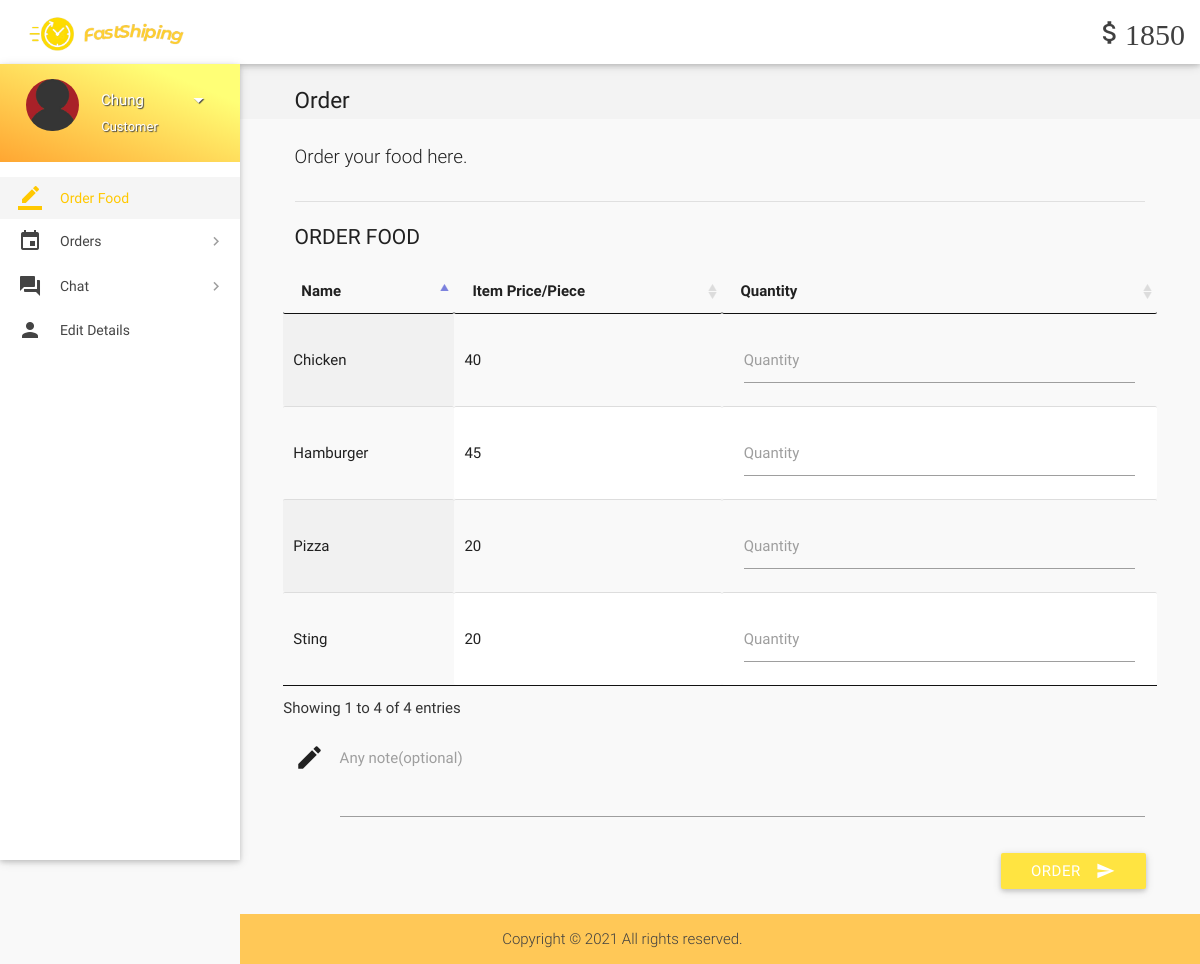
Page /food-ordering/index.php (signed in) on the committed database.
### tables this page shows
CREATE TABLE `wallet_details` (
  `id` int(11) NOT NULL,
  `wallet_id` int(11) NOT NULL,
  `number` varchar(16) NOT NULL,
  `cvv` int(3) NOT NULL,
  `balance` int(11) NOT NULL DEFAULT 2000
);

CREATE TABLE `items` (
  `id` int(11) NOT NULL,
  `name` varchar(20) NOT NULL,
  `price` int(11) NOT NULL,
  `deleted` tinyint(4) NOT NULL DEFAULT 0
);

### food-ordering/includes/wallet.php (called while the page is built)
<?php
$user_id=$_SESSION['user_id'];
$sql = mysqli_query($con, "SELECT * FROM wallet where customer_id = $user_id");
while($row1 = mysqli_fetch_array($sql)){
$wallet_id = $row1['id'];
}
$sql = mysqli_query($con, "SELECT * FROM wallet_details where wallet_id = $wallet_id");
while($row1 = mysqli_fetch_array($sql)){
$balance = $row1['balance'];
}
?>

### food-ordering/includes/connect.php (called while the page is built, shortened)
<?php
$name = $_SESSION['name'];
$role = $_SESSION['role'];
?>

### food-ordering/index.php (the view, shortened to what this page needs)
<?php
include 'includes/connect.php';
include 'includes/wallet.php';
	if($_SESSION['customer_sid']==session_id())
	{
		?>
<!DOCTYPE html>
<html lang="en">
<head>
  <link href="css/materialize.min.css" type="text/css" rel="stylesheet" media="screen,projection">
  <link href="css/style.min.css" type="text/css" rel="stylesheet" media="screen,projection">
  <link href="css/custom/custom.min.css" type="text/css" rel="stylesheet" media="screen,projection">
  <link href="js/plugins/perfect-scrollbar/perfect-scrollbar.css" type="text/css" rel="stylesheet" media="screen,projection">
  <link href="js/plugins/data-tables/css/jquery.dataTables.min.css" type="text/css" rel="stylesheet" media="screen,projection">
</head>
<body>
  <header id="header" class="page-topbar">
        <div class="navbar-fixed">
            <nav class="navbar-color">
                <div class="nav-wrapper">
                    <ul class="left">
                      <li><h1 class="logo-wrapper"><a href="index.php" class="brand-logo darken-1"><img src="images/logo.png" alt="logo"></a> <span class="logo-text">Logo</span></h1></li>
                    </ul>
                    <ul class="right hide-on-med-and-down">
                        <li><a href="#" class="waves-effect waves-block waves-light"><i class="mdi-editor-attach-money"><?php echo $balance;?></i></a>
                        </li>
                    </ul>
                </div>
            </nav>
        </div>
  </header>
  <div id="main">
    <div class="wrapper">
      <aside id="left-sidebar-nav">
        <ul id="slide-out" class="side-nav fixed leftside-navigation">
            <li class="user-details cyan darken-2">
            <div class="row">
                <div class="col col s4 m4 l4">
                    <img src="images/avatar.jpg" alt="" class="circle responsive-img valign profile-image">
                </div>
                <div class="col col s8 m8 l8">
                    <a class="btn-flat dropdown-button waves-effect waves-light white-text profile-btn" href="#" data-activates="profile-dropdown"><?php echo $name;?> <i class="mdi-navigation-arrow-drop-down right"></i></a>
                    <p class="user-roal"><?php echo $role;?></p>
                </div>
            </div>
            </li>
            <li class="bold active"><a href="index.php" class="waves-effect waves-cyan"><i class="mdi-editor-border-color"></i> Order Food</a>
            </li>
                <li class="no-padding">
                    <ul class="collapsible collapsible-accordion">
                        <li class="bold"><a class="collapsible-header waves-effect waves-cyan"><i class="mdi-editor-insert-invitation"></i> Orders</a>
                        </li>
                    </ul>
                </li>
                <li class="no-padding">
                    <ul class="collapsible collapsible-accordion">
                        <li class="bold"><a class="collapsible-header waves-effect waves-cyan"><i class="mdi-action-question-answer"></i> Chat</a>
                        </li>
                    </ul>
                </li>
            <li class="bold"><a href="details.php" class="waves-effect waves-cyan"><i class="mdi-social-person"></i> Edit Details</a>
            </li>
        </ul>
        </aside>
      <section id="content">
        <div id="breadcrumbs-wrapper">
          <div class="container">
            <div class="row">
              <div class="col s12 m12 l12">
                <h5 class="breadcrumbs-title">Order</h5>
              </div>
            </div>
          </div>
        </div>
        <div class="container">
          <p class="caption">Order your food here.</p>
          <div class="divider"></div>
		  <form class="formValidate" id="formValidate" method="post" action="place-order.php" novalidate="novalidate">
            <div class="row">
              <div class="col s12 m4 l3">
                <h4 class="header">Order Food</h4>
              </div>
              <div>
                  <table id="data-table-customer" class="responsive-table display" cellspacing="0">
                    <thead>
                      <tr>
                        <th>Name</th>
                        <th>Item Price/Piece</th>
                        <th>Quantity</th>
                      </tr>
                    </thead>
                    <tbody>
				<?php
				$result = mysqli_query($con, "SELECT * FROM items where not deleted;");
				while($row = mysqli_fetch_array($result))
				{
					echo '<tr><td>'.$row["name"].'</td><td>'.$row["price"].'</td>';
					echo '<td><div class="input-field col s12"><label for='.$row["id"].' class="">Quantity</label>';
					echo '<input id="'.$row["id"].'" name="'.$row['id'].'" type="text" data-error=".errorTxt'.$row["id"].'"><div class="errorTxt'.$row["id"].'"></div></td></tr>';
				}
				?>
                    </tbody>
</table>
              </div>
			  <div class="input-field col s12">
              <i class="mdi-editor-mode-edit prefix"></i>
              <textarea id="description" name="description" class="materialize-textarea"></textarea>
              <label for="description" class="">Any note(optional)</label>
			  </div>
			  <div>
			  <div class="input-field col s12">
                              <button class="btn cyan waves-effect waves-light right" type="submit" name="action">Order
                                <i class="mdi-content-send right"></i>
                              </button>
                            </div>
            </div>
			</form>
          </div>
        </div>
  </div>
  <footer class="page-footer">
    <div class="footer-copyright">
      <div class="container">
        <span>Copyright © 2021 <a class="grey-text text-lighten-4" href="#" target="_blank"></a> All rights reserved.</span>
        </div>
    </div>
  </footer>
</body>
</html>
<?php
	}
?>

### rows in the picture
wallet_details: balance "1850"
items: name "Hamburger", price "45"
items: name "Sting", price "20"
items: name "Pizza", price "20"
items: name "Chicken", price "40"

### other values in the picture
$name "Chung"
$role "Customer"
